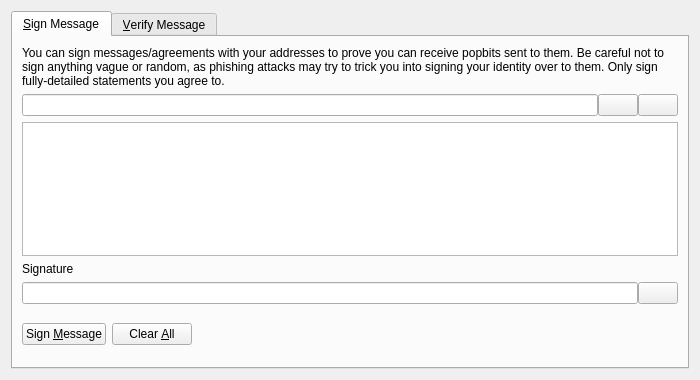
<?xml version="1.0" encoding="UTF-8"?>
<ui version="4.0">
 <class>SignVerifyMessageDialog</class>
 <widget class="QDialog" name="SignVerifyMessageDialog">
  <property name="geometry">
   <rect>
    <x>0</x>
    <y>0</y>
    <width>700</width>
    <height>380</height>
   </rect>
  </property>
  <property name="windowTitle">
   <string>Signatures - Sign / Verify a Message</string>
  </property>
  <property name="modal">
   <bool>true</bool>
  </property>
  <layout class="QVBoxLayout" name="verticalLayout">
   <item>
    <widget class="QTabWidget" name="tabWidget">
     <property name="currentIndex">
      <number>0</number>
     </property>
     <widget class="QWidget" name="tabSignMessage">
      <attribute name="title">
       <string>&amp;Sign Message</string>
      </attribute>
      <layout class="QVBoxLayout" name="verticalLayout_SM">
       <item>
        <widget class="QLabel" name="infoLabel_SM">
         <property name="text">
          <string>You can sign messages/agreements with your addresses to prove you can receive popbits sent to them. Be careful not to sign anything vague or random, as phishing attacks may try to trick you into signing your identity over to them. Only sign fully-detailed statements you agree to.</string>
         </property>
         <property name="textFormat">
          <enum>Qt::PlainText</enum>
         </property>
         <property name="wordWrap">
          <bool>true</bool>
         </property>
        </widget>
       </item>
       <item>
        <layout class="QHBoxLayout" name="horizontalLayout_1_SM">
         <property name="spacing">
          <number>0</number>
         </property>
         <item>
          <widget class="QValidatedLineEdit" name="addressIn_SM">
           <property name="toolTip">
            <string>The Popbit address to sign the message with</string>
           </property>
          </widget>
         </item>
         <item>
          <widget class="QPushButton" name="addressBookButton_SM">
           <property name="toolTip">
            <string>Choose previously used address</string>
           </property>
           <property name="text">
            <string/>
           </property>
           <property name="icon">
            <iconset resource="../popbit.qrc">
             <normaloff>:/icons/address-book</normaloff>:/icons/address-book</iconset>
           </property>
           <property name="shortcut">
            <string>Alt+A</string>
           </property>
           <property name="autoDefault">
            <bool>false</bool>
           </property>
          </widget>
         </item>
         <item>
          <widget class="QPushButton" name="pasteButton_SM">
           <property name="toolTip">
            <string>Paste address from clipboard</string>
           </property>
           <property name="text">
            <string/>
           </property>
           <property name="icon">
            <iconset resource="../popbit.qrc">
             <normaloff>:/icons/editpaste</normaloff>:/icons/editpaste</iconset>
           </property>
           <property name="shortcut">
            <string>Alt+P</string>
           </property>
           <property name="autoDefault">
            <bool>false</bool>
           </property>
          </widget>
         </item>
        </layout>
       </item>
       <item>
        <widget class="QPlainTextEdit" name="messageIn_SM">
         <property name="toolTip">
          <string>Enter the message you want to sign here</string>
         </property>
        </widget>
       </item>
       <item>
        <widget class="QLabel" name="signatureLabel_SM">
         <property name="text">
          <string>Signature</string>
         </property>
         <property name="textFormat">
          <enum>Qt::PlainText</enum>
         </property>
        </widget>
       </item>
       <item>
        <layout class="QHBoxLayout" name="horizontalLayout_2_SM">
         <property name="spacing">
          <number>0</number>
         </property>
         <item>
          <widget class="QLineEdit" name="signatureOut_SM">
           <property name="font">
            <font>
             <italic>true</italic>
            </font>
           </property>
           <property name="readOnly">
            <bool>true</bool>
           </property>
          </widget>
         </item>
         <item>
          <widget class="QPushButton" name="copySignatureButton_SM">
           <property name="toolTip">
            <string>Copy the current signature to the system clipboard</string>
           </property>
           <property name="text">
            <string/>
           </property>
           <property name="icon">
            <iconset resource="../popbit.qrc">
             <normaloff>:/icons/editcopy</normaloff>:/icons/editcopy</iconset>
           </property>
           <property name="autoDefault">
            <bool>false</bool>
           </property>
          </widget>
         </item>
        </layout>
       </item>
       <item>
        <layout class="QHBoxLayout" name="horizontalLayout_3_SM">
         <item>
          <widget class="QPushButton" name="signMessageButton_SM">
           <property name="toolTip">
            <string>Sign the message to prove you own this Popbit address</string>
           </property>
           <property name="text">
            <string>Sign &amp;Message</string>
           </property>
           <property name="icon">
            <iconset resource="../popbit.qrc">
             <normaloff>:/icons/edit</normaloff>:/icons/edit</iconset>
           </property>
           <property name="autoDefault">
            <bool>false</bool>
           </property>
          </widget>
         </item>
         <item>
          <widget class="QPushButton" name="clearButton_SM">
           <property name="toolTip">
            <string>Reset all sign message fields</string>
           </property>
           <property name="text">
            <string>Clear &amp;All</string>
           </property>
           <property name="icon">
            <iconset resource="../popbit.qrc">
             <normaloff>:/icons/remove</normaloff>:/icons/remove</iconset>
           </property>
           <property name="autoDefault">
            <bool>false</bool>
           </property>
          </widget>
         </item>
         <item>
          <spacer name="horizontalSpacer_1_SM">
           <property name="orientation">
            <enum>Qt::Horizontal</enum>
           </property>
           <property name="sizeHint" stdset="0">
            <size>
             <width>40</width>
             <height>48</height>
            </size>
           </property>
          </spacer>
         </item>
         <item>
          <widget class="QLabel" name="statusLabel_SM">
           <property name="font">
            <font>
             <weight>75</weight>
             <bold>true</bold>
            </font>
           </property>
           <property name="text">
            <string/>
           </property>
           <property name="wordWrap">
            <bool>true</bool>
           </property>
          </widget>
         </item>
         <item>
          <spacer name="horizontalSpacer_2_SM">
           <property name="orientation">
            <enum>Qt::Horizontal</enum>
           </property>
           <property name="sizeHint" stdset="0">
            <size>
             <width>40</width>
             <height>48</height>
            </size>
           </property>
          </spacer>
         </item>
        </layout>
       </item>
      </layout>
     </widget>
     <widget class="QWidget" name="tabVerifyMessage">
      <attribute name="title">
       <string>&amp;Verify Message</string>
      </attribute>
      <layout class="QVBoxLayout" name="verticalLayout_VM">
       <item>
        <widget class="QLabel" name="infoLabel_VM">
         <property name="text">
          <string>Enter the receiver's address, message (ensure you copy line breaks, spaces, tabs, etc. exactly) and signature below to verify the message. Be careful not to read more into the signature than what is in the signed message itself, to avoid being tricked by a man-in-the-middle attack. Note that this only proves the signing party receives with the address, it cannot prove sendership of any transaction!</string>
         </property>
         <property name="textFormat">
          <enum>Qt::PlainText</enum>
         </property>
         <property name="alignment">
          <set>Qt::AlignLeading|Qt::AlignLeft|Qt::AlignTop</set>
         </property>
         <property name="wordWrap">
          <bool>true</bool>
         </property>
        </widget>
       </item>
       <item>
        <layout class="QHBoxLayout" name="horizontalLayout_1_VM">
         <property name="spacing">
          <number>0</number>
         </property>
         <item>
          <widget class="QValidatedLineEdit" name="addressIn_VM">
           <property name="toolTip">
            <string>The Popbit address the message was signed with</string>
           </property>
          </widget>
         </item>
         <item>
          <widget class="QPushButton" name="addressBookButton_VM">
           <property name="toolTip">
            <string>Choose previously used address</string>
           </property>
           <property name="text">
            <string/>
           </property>
           <property name="icon">
            <iconset resource="../popbit.qrc">
             <normaloff>:/icons/address-book</normaloff>:/icons/address-book</iconset>
           </property>
           <property name="shortcut">
            <string>Alt+A</string>
           </property>
           <property name="autoDefault">
            <bool>false</bool>
           </property>
          </widget>
         </item>
        </layout>
       </item>
       <item>
        <widget class="QPlainTextEdit" name="messageIn_VM"/>
       </item>
       <item>
        <widget class="QValidatedLineEdit" name="signatureIn_VM"/>
       </item>
       <item>
        <layout class="QHBoxLayout" name="horizontalLayout_2_VM">
         <item>
          <widget class="QPushButton" name="verifyMessageButton_VM">
           <property name="toolTip">
            <string>Verify the message to ensure it was signed with the specified Popbit address</string>
           </property>
           <property name="text">
            <string>Verify &amp;Message</string>
           </property>
           <property name="icon">
            <iconset resource="../popbit.qrc">
             <normaloff>:/icons/transaction_0</normaloff>:/icons/transaction_0</iconset>
           </property>
           <property name="autoDefault">
            <bool>false</bool>
           </property>
          </widget>
         </item>
         <item>
          <widget class="QPushButton" name="clearButton_VM">
           <property name="toolTip">
            <string>Reset all verify message fields</string>
           </property>
           <property name="text">
            <string>Clear &amp;All</string>
           </property>
           <property name="icon">
            <iconset resource="../popbit.qrc">
             <normaloff>:/icons/remove</normaloff>:/icons/remove</iconset>
           </property>
           <property name="autoDefault">
            <bool>false</bool>
           </property>
          </widget>
         </item>
         <item>
          <spacer name="horizontalSpacer_1_VM">
           <property name="orientation">
            <enum>Qt::Horizontal</enum>
           </property>
           <property name="sizeHint" stdset="0">
            <size>
             <width>40</width>
             <height>48</height>
            </size>
           </property>
          </spacer>
         </item>
         <item>
          <widget class="QLabel" name="statusLabel_VM">
           <property name="font">
            <font>
             <weight>75</weight>
             <bold>true</bold>
            </font>
           </property>
           <property name="text">
            <string/>
           </property>
           <property name="wordWrap">
            <bool>true</bool>
           </property>
          </widget>
         </item>
         <item>
          <spacer name="horizontalSpacer_2_VM">
           <property name="orientation">
            <enum>Qt::Horizontal</enum>
           </property>
           <property name="sizeHint" stdset="0">
            <size>
             <width>40</width>
             <height>48</height>
            </size>
           </property>
          </spacer>
         </item>
        </layout>
       </item>
      </layout>
     </widget>
    </widget>
   </item>
  </layout>
 </widget>
 <customwidgets>
  <customwidget>
   <class>QValidatedLineEdit</class>
   <extends>QLineEdit</extends>
   <header>qvalidatedlineedit.h</header>
  </customwidget>
 </customwidgets>
 <resources>
  <include location="../popbit.qrc"/>
 </resources>
 <connections/>
</ui>
